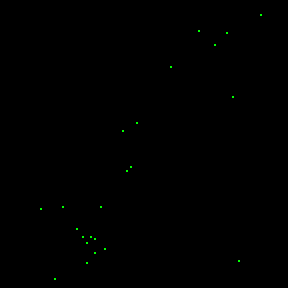
#> input picture tif/1_green_crop.tif, 144 x 144 px (shown 2 times larger)
$ python pixelDistance.py tif/1_green_crop.tif tif/1_magenta_crop.tif
#> lines starting #> are read from the running program, lines starting #| are printed output that depends on the picture; after the words box and inside, x2 and y2 are one past the last pixel; in counts of white or black regions, pixels touching at a corner belong together
#!/usr/bin/env python


from __future__ import print_function

import sys
import numpy as np
import math
from PIL import Image
#import re
#import operator
#import csv

# Check that enough arguments are provided in the command line
if len(sys.argv) != 3:
    sys.exit("USAGE: " + sys.argv[0] + " <matrix1> <matrix2>")

# Get filename from command line
tiffFileName1 = sys.argv[1]
tiffFileName2 = sys.argv[2]


# Get coordinates TIFF 1
im1 = Image.open(tiffFileName1)
#> im1 is the input picture: PIL image 144x144 RGB; mean R, G, B 0, 0.3, 0
imMat1 = np.array(im1)
binMat1 = np.sum(imMat1, axis=2)
#> binMat1: shape (144, 144) uint64; 0.11% white in thin lines or dots, all inside (x1, y1, x2, y2) = (20, 7, 131, 140)

# Get coordinates TIFF 2
im2 = Image.open(tiffFileName2)
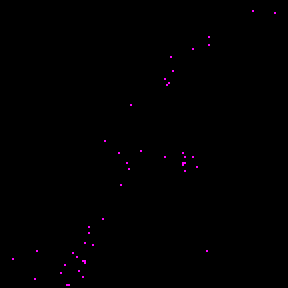
#> input picture tif/1_magenta_crop.tif, 144 x 144 px (shown 2 times larger)
#> im2 is the input picture: PIL image 144x144 RGB; mean R, G, B 0.6, 0, 0.6
imMat2 = np.array(im2)
binMat2 = np.sum(imMat2, axis=2)
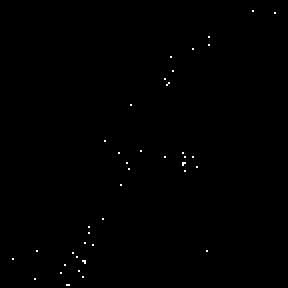
#> binMat2: shape (144, 144) uint64 (shown 2 times larger); values 0 (black) and 510 (white), 0.22% white in thin lines or dots, all inside (x1, y1, x2, y2) = (6, 5, 138, 143)

coords1 = list()

for x in range(0, binMat1.shape[0]):
    for y in range(0, binMat1.shape[1]):
        if binMat1[x,y] != 0:
            coords1.append([x,y])

coords2 = list()

for x in range(0, binMat2.shape[0]):
    for y in range(0, binMat2.shape[1]):
        if binMat2[x,y] != 0:
            coords2.append([x,y])


# Calculate distances among each pair of positive values

dist = np.zeros((len(coords1),len(coords2)))

for i, p1 in enumerate(coords1):
    for j, p2 in enumerate(coords2):
        dist[i,j] = math.sqrt(abs(p1[0]-p2[0])**2 + abs(p1[1]-p2[1])**2)
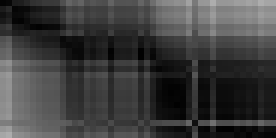
#> dist: shape (23, 46) float64 (shown 6 times larger); min 1, max 174, mean 62


# Get the nearest neighbour of each row

indices = np.argmin(dist, axis=1)


# Print out a list of nearest neighbours for each ON pixel of input1
# Note that x and y are swapped

print("#X1,Y1,X2,Y2,dist", file=sys.stdout)
for i, index in enumerate(indices):
    print("{x1},{y1},{x2},{y2},{dist}".format(x1=coords1[i][1], y1=coords1[i][0], dist=dist[i][index], x2=coords2[index][1], y2=coords2[index][0]), file=sys.stdout)
